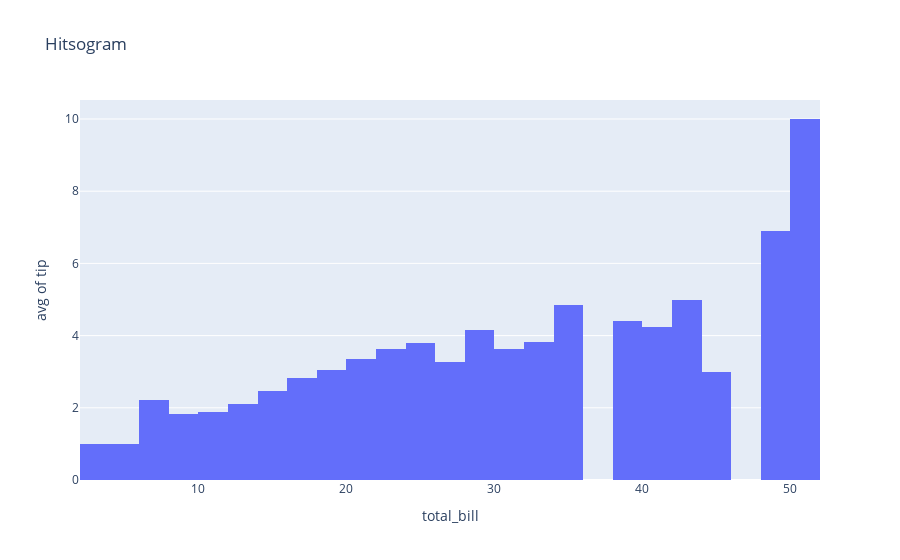

The code cell stored with this chart in its notebook:
### Code cell
fig = px.histogram(df,x='total_bill',y='tip',histfunc='avg',title='Hitsogram')
fig.show()

### Figure 1 — Plotly figure (JSON) as saved in the notebook; plotly's stock layout.template omitted (floating-point values rounded to 4 significant figures; data arrays with more than 128 entries replaced by an {"elided": "..."} marker saying what was removed)
{"data": [{"bingroup": "x", "histfunc": "avg", "hovertemplate": "total_bill=%{x}<br>avg of tip=%{y}<extra></extra>", "legendgroup": "", "marker": {"color": "#636efa", "pattern": {"shape": ""}}, "name": "", "orientation": "v", "showlegend": false, "type": "histogram", "x": {"elided": "244 float values"}, "xaxis": "x", "y": {"elided": "244 float values"}, "yaxis": "y"}], "layout": {"barmode": "relative", "legend": {"tracegroupgap": 0}, "title": {"text": "Hitsogram"}, "xaxis": {"anchor": "y", "domain": [0, 1], "title": {"text": "total_bill"}}, "yaxis": {"anchor": "x", "domain": [0, 1], "title": {"text": "avg of tip"}}}}
